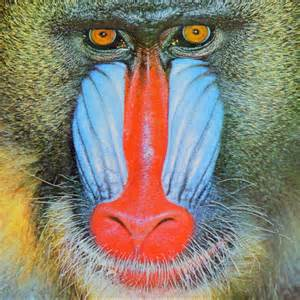
#> input picture hw0_release/image1.jpg, 300 x 300 px
$ python imageManip.py   (older library calls are emulated)
#> lines starting #> are read from the running program, lines starting #| are printed output that depends on the picture
import math

import numpy as np
from PIL import Image
from skimage import color, io
import matplotlib.pyplot as plt


def showImage(image):
    imgplot = plt.imshow(image)
    plt.show()


# [84 lines left out: functions test1, test2, test3, test4, test5, test6 and 1 more, not called in this run]


def test8():
    image1 = load("image1.jpg")
    mixed_quadrants = mix_quadrants(image1)
    showImage(mixed_quadrants)


def myFun():
    # [7 lines of commented-out code are left out]
    test8()


def load(image_path):
    """Loads an image from a file path.

    HINT: Look up `skimage.io.imread()` function.

    Args:
        image_path: file path to the image.

    Returns:
        out: numpy array of shape(image_height, image_width, 3).
    """
#> called with image_path = 'image1.jpg'
    out = None

    ### YOUR CODE HERE
    # Use skimage io.imread
    out = io.imread(image_path)
#> out is the input picture: shape (300, 300, 3); mean R, G, B 137.8, 129.1, 113.5
    ### END YOUR CODE

    # Let's convert the image to be between the correct range.
    out = out.astype(np.float64) / 255
    return out


def dim_image(image):
    """Change the value of every pixel by following

                        x_n = 0.5*x_p^2

    where x_n is the new value and x_p is the original value.

    Args:
        image: numpy array of shape(image_height, image_width, 3).

    Returns:
        out: numpy array of shape(image_height, image_width, 3).
    """

    out = None

    ### YOUR CODE HERE
    out = 0.5 * np.square(image)
    ### END YOUR CODE

    return out


# [19 lines left out: function convert_to_grey_scale, not called in this run]


def rgb_exclusion(image, channel):
    """Return image **excluding** the rgb channel specified

    Args:
        image: numpy array of shape(image_height, image_width, 3).
        channel: str specifying the channel. Can be either "R", "G" or "B".

    Returns:
        out: numpy array of shape(image_height, image_width, 3).
    """

    out = None

    ### YOUR CODE HERE
    ind = 0
    if channel == "G":
        ind = 1
    if channel == "B":
        ind = 2
    out = np.array(image)
    out[:, :, ind] = 0
    ### END YOUR CODE

    return out


# [82 lines left out: functions lab_decomposition, hsv_decomposition, mix_images, not called in this run]


def brighten_image(image):
    # Brighthen the image using the function:
    #             x_n = x_p^0.5
    out = None

    ### YOUR CODE HERE
    out = np.power(image, 0.5)
    ### END YOUR CODE

    return out


def mix_quadrants(image):
    """THIS IS AN EXTRA CREDIT FUNCTION.

    This function takes an image, and performs a different operation
    to each of the 4 quadrants of the image. Then it combines the 4
    quadrants back together.

    Here are the 4 operations you should perform on the 4 quadrants:
        Top left quadrant: Remove the 'R' channel using `rgb_exclusion()`.
        Top right quadrant: Dim the quadrant using `dim_image()`.
        Bottom left quadrant: Brighthen the quadrant using the function:
            x_n = x_p^0.5
        Bottom right quadrant: Remove the 'R' channel using `rgb_exclusion()`.

    Args:
        image1: numpy array of shape(image_height, image_width, 3).

    Returns:
        out: numpy array of shape(image_height, image_width, 3).
    """
    out = None

    ### YOUR CODE HERE
    pass
    height, width, _ = image.shape
#> height = 300; width = 300
    top_left_quadrant = image[:height // 2, :width // 2]
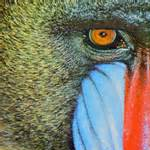
#> top_left_quadrant: shape (150, 150, 3) float64; mean R, G, B 0.485, 0.483, 0.41
    top_right_quadrant = image[:height // 2, width // 2:]
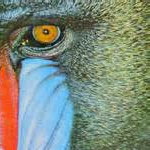
#> top_right_quadrant: shape (150, 150, 3) float64; mean R, G, B 0.497, 0.543, 0.485
    bottom_left_quadrant = image[height // 2:, :width // 2]
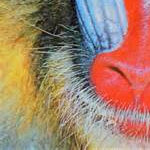
#> bottom_left_quadrant: shape (150, 150, 3) float64; mean R, G, B 0.643, 0.511, 0.424
    bottom_right_quadrant = image[height // 2:, width // 2:]
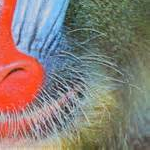
#> bottom_right_quadrant: shape (150, 150, 3) float64; mean R, G, B 0.537, 0.488, 0.461
    top_left_quadrant = rgb_exclusion(top_left_quadrant, "R")
    top_right_quadrant = dim_image(top_right_quadrant)
    bottom_left_quadrant = brighten_image(bottom_left_quadrant)
    bottom_right_quadrant = rgb_exclusion(bottom_right_quadrant, "R")
    top_part = np.concatenate((top_left_quadrant, top_right_quadrant), 1)
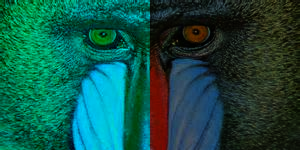
#> top_part: shape (150, 300, 3) float64; mean R, G, B 0.0694, 0.322, 0.278
    bottom_part = np.concatenate((bottom_left_quadrant, bottom_right_quadrant), 1)
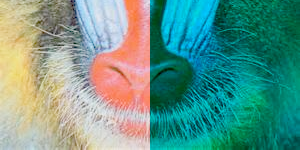
#> bottom_part: shape (150, 300, 3) float64; mean R, G, B 0.393, 0.595, 0.546
    out = np.concatenate((top_part, bottom_part))
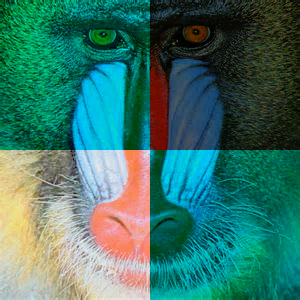
#> out: shape (300, 300, 3) float64; mean R, G, B 0.231, 0.459, 0.412
    return out


def main():
    myFun()


if __name__ == "__main__":
    main()
